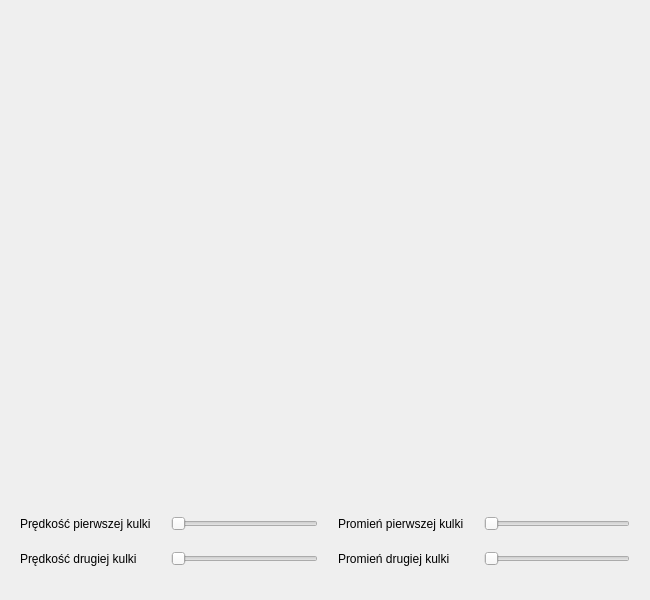
<?xml version="1.0" encoding="UTF-8"?>
<ui version="4.0">
 <class>BallColider</class>
 <widget class="QWidget" name="BallColider">
  <property name="geometry">
   <rect>
    <x>0</x>
    <y>0</y>
    <width>650</width>
    <height>600</height>
   </rect>
  </property>
  <property name="minimumSize">
   <size>
    <width>650</width>
    <height>600</height>
   </size>
  </property>
  <property name="maximumSize">
   <size>
    <width>650</width>
    <height>600</height>
   </size>
  </property>
  <property name="windowTitle">
   <string>Kulki</string>
  </property>
  <layout class="QVBoxLayout" name="verticalLayout_2">
   <property name="spacing">
    <number>10</number>
   </property>
   <property name="leftMargin">
    <number>20</number>
   </property>
   <property name="topMargin">
    <number>20</number>
   </property>
   <property name="rightMargin">
    <number>20</number>
   </property>
   <property name="bottomMargin">
    <number>20</number>
   </property>
   <item>
    <widget class="QWidget" name="ballWidget" native="true">
     <property name="minimumSize">
      <size>
       <width>610</width>
       <height>430</height>
      </size>
     </property>
     <property name="maximumSize">
      <size>
       <width>610</width>
       <height>430</height>
      </size>
     </property>
     <property name="styleSheet">
      <string notr="true">QWidget {
	background: &quot;white&quot;
}</string>
     </property>
    </widget>
   </item>
   <item>
    <layout class="QGridLayout" name="gridLayout">
     <property name="sizeConstraint">
      <enum>QLayout::SetMinimumSize</enum>
     </property>
     <property name="topMargin">
      <number>30</number>
     </property>
     <property name="spacing">
      <number>20</number>
     </property>
     <item row="0" column="2">
      <widget class="QLabel" name="redBallRadiusLabel">
       <property name="text">
        <string>Promień pierwszej kulki</string>
       </property>
      </widget>
     </item>
     <item row="0" column="0">
      <widget class="QLabel" name="redBallSpeedLabel">
       <property name="text">
        <string>Prędkość pierwszej kulki</string>
       </property>
      </widget>
     </item>
     <item row="1" column="2">
      <widget class="QLabel" name="blueBallRadiusLabel">
       <property name="text">
        <string>Promień drugiej kulki</string>
       </property>
      </widget>
     </item>
     <item row="0" column="1">
      <widget class="QSlider" name="redBallSpeedSlider">
       <property name="maximum">
        <number>200</number>
       </property>
       <property name="orientation">
        <enum>Qt::Horizontal</enum>
       </property>
      </widget>
     </item>
     <item row="1" column="0">
      <widget class="QLabel" name="blueBallSpeedLabel">
       <property name="text">
        <string>Prędkość drugiej kulki</string>
       </property>
      </widget>
     </item>
     <item row="1" column="1">
      <widget class="QSlider" name="blueBallSpeedSlider">
       <property name="maximum">
        <number>200</number>
       </property>
       <property name="orientation">
        <enum>Qt::Horizontal</enum>
       </property>
      </widget>
     </item>
     <item row="0" column="3">
      <widget class="QSlider" name="redBallRadiusSlider">
       <property name="minimum">
        <number>10</number>
       </property>
       <property name="maximum">
        <number>150</number>
       </property>
       <property name="orientation">
        <enum>Qt::Horizontal</enum>
       </property>
      </widget>
     </item>
     <item row="1" column="3">
      <widget class="QSlider" name="blueBallRadiusSlider">
       <property name="minimum">
        <number>10</number>
       </property>
       <property name="maximum">
        <number>150</number>
       </property>
       <property name="orientation">
        <enum>Qt::Horizontal</enum>
       </property>
      </widget>
     </item>
    </layout>
   </item>
  </layout>
 </widget>
 <resources/>
 <connections/>
</ui>
